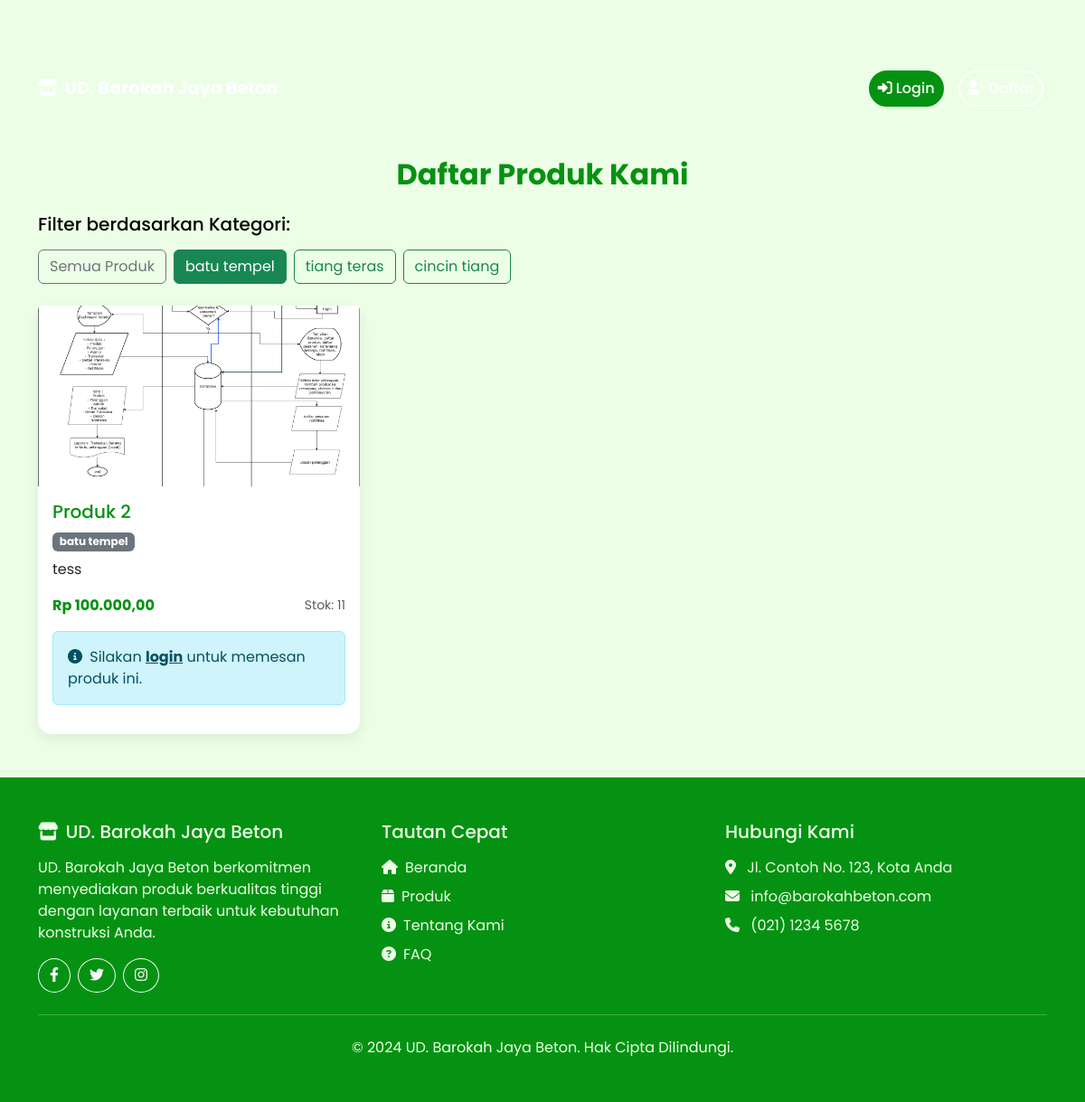
/produk/public/?kategori=1, run on an earlier commit of the app's database.
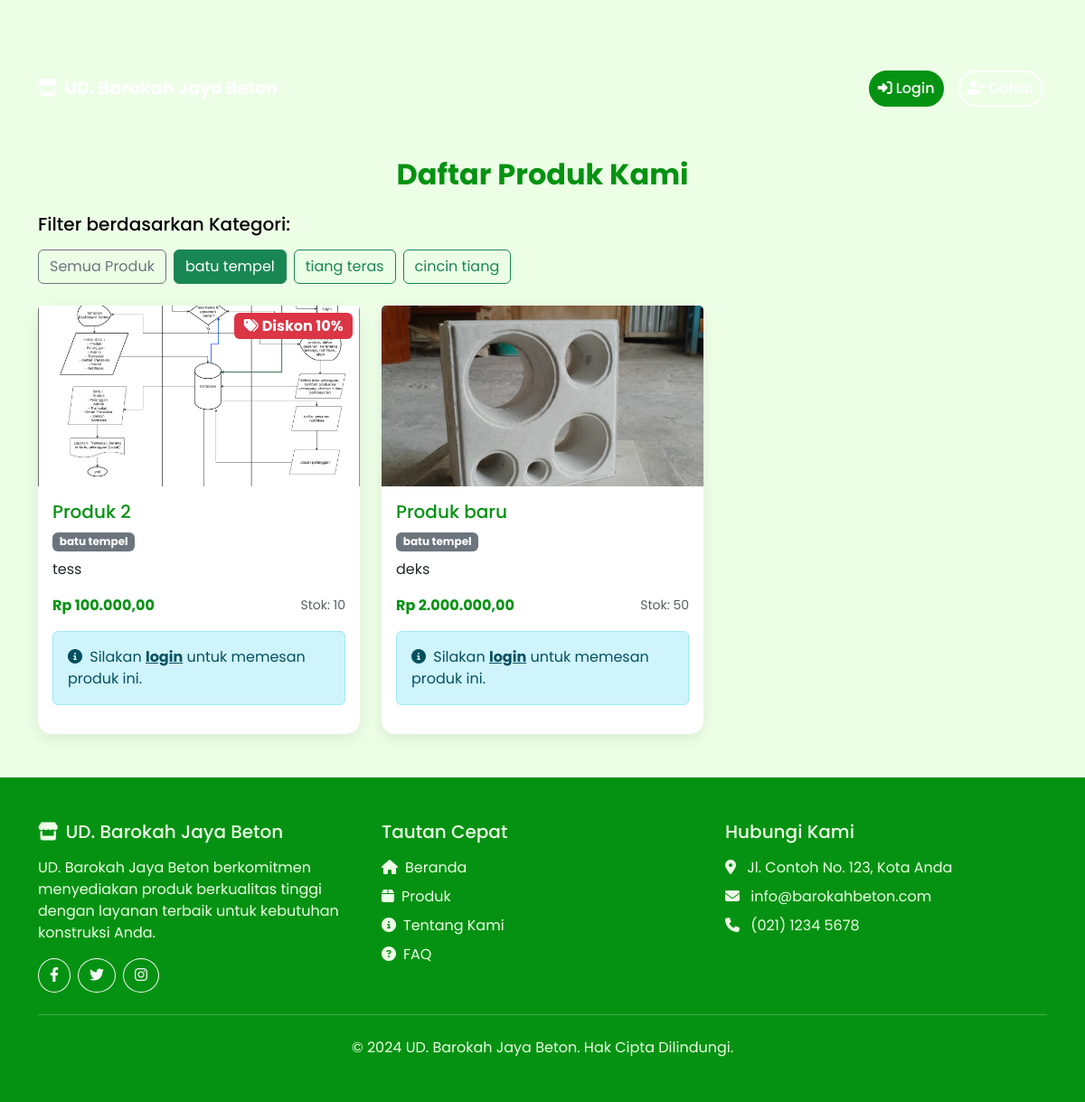
And on a later commit of the database.
### admin_dashboard/models.py (models this page shows, shortened)
class Kategori(models.Model):
    nama_kategori = models.CharField(max_length=255, verbose_name="Nama Kategori")
    class Meta:
        verbose_name_plural = "Kategori"
        db_table = 'kategori'

class Produk(models.Model):
    nama_produk = models.CharField(max_length=255, verbose_name="Nama Produk")
    deskripsi_produk = models.TextField(verbose_name="Deskripsi Produk")
    foto_produk = models.ImageField(upload_to='produk_images/', verbose_name="Foto Produk")
    stok_produk = models.IntegerField(verbose_name="Stok Produk")
    harga_produk = models.DecimalField(max_digits=10, decimal_places=2, verbose_name="Harga Produk")
    kategori = models.ForeignKey(Kategori, on_delete=models.SET_NULL, blank=True, null=True, verbose_name="Kategori")
    class Meta:
        verbose_name_plural = "Produk"
        db_table = 'produk'

class DiskonPelanggan(models.Model):
    pelanggan = models.ForeignKey(Pelanggan, on_delete=models.CASCADE, verbose_name="Pelanggan")
    produk = models.ForeignKey(Produk, on_delete=models.CASCADE, verbose_name="Produk", null=True, blank=True)
    persen_diskon = models.IntegerField(verbose_name="Persen Diskon")
    status = models.CharField(
        max_length=50,
        choices=STATUS_DISKON_CHOICES,
        default='aktif',
        verbose_name="Status"
    )
    pesan = models.TextField(verbose_name="Pesan", null=True, blank=True)
    tanggal_dibuat = models.DateTimeField(auto_now_add=True, verbose_name="Tanggal Dibuat")
    class Meta:
        verbose_name_plural = "Diskon Pelanggan"
        db_table = 'diskon_pelanggan'

### admin_dashboard/views.py (the view)
# urls.py: path('produk/public/', views.produk_list_public, name='produk_list_public'),
def produk_list_public(request):
    kategori_list = Kategori.objects.all()
    kategori_id = request.GET.get('kategori')
    if kategori_id:
        produk = Produk.objects.filter(kategori_id=kategori_id)
    else:
        produk = Produk.objects.all()
    for p in produk:
        diskon_produk = DiskonPelanggan.objects.filter(
            produk=p,
            status='aktif'
        ).first()
        if not diskon_produk:
            diskon_produk = DiskonPelanggan.objects.filter(
                produk__isnull=True,  # General discount
                status='aktif'
            ).first()
        p.diskon_aktif = diskon_produk
    context = {
        'produk': produk,
        'kategori_list': kategori_list,
        'kategori_terpilih': kategori_id
    }
    return render(request, 'product_list_public.html', context)

### templates/product_list_public.html (shortened to what this page needs)
{% load static %}
{% load humanize %}
<!DOCTYPE html>
<html lang="en">
<head>
    <link href="https://cdn.jsdelivr.net/npm/bootstrap@5.3.0/dist/css/bootstrap.min.css" rel="stylesheet">
    <link rel="stylesheet" href="https://cdnjs.cloudflare.com/ajax/libs/font-awesome/6.4.0/css/all.min.css">
</head>
<body>
    {% include 'navbar_public.html' %}
    <section class="container my-5">
        <div class="row">
            <div class="col-12">
                <h2 class="mb-4 text-center fw-bold" style="color: #059212;">Daftar Produk Kami</h2>
                <div class="mb-4">
                    <h5 class="mb-3">Filter berdasarkan Kategori:</h5>
                    <div class="d-flex flex-wrap gap-2">
                        <a href="{% url 'produk_list_public' %}" class="btn btn-outline-secondary {% if not kategori_terpilih %}active{% endif %}">
                            Semua Produk
                        </a>
                        {% for kategori in kategori_list %}
                            <a href="?kategori={{ kategori.id }}" class="btn btn-outline-success {% if kategori.id|stringformat:'s' == kategori_terpilih %}active{% endif %}">
                                {{ kategori.nama_kategori }}
                            </a>
                        {% endfor %}
                    </div>
                </div>
            </div>
        </div>
        <div class="row g-4">
            {% for p in produk %}
            <div class="col-md-4 col-sm-6">
                <div class="card card-custom h-100 position-relative">
                    {% if p.diskon_aktif %}
                    <div class="position-absolute top-0 end-0 m-2">
                        <span class="badge bg-danger fs-6">
                            <i class="fas fa-tags me-1"></i>Diskon {{ p.diskon_aktif.persen_diskon }}%
                        </span>
                    </div>
                    {% endif %}
                    <img src="{{ p.foto_produk.url }}" class="card-img-top" alt="{{ p.nama_produk }}" style="height: 200px; object-fit: cover;">
                    <div class="card-body">
                        <h5 class="card-title product-title">{{ p.nama_produk }}</h5>
                        {% if p.kategori %}
                            <span class="badge bg-secondary mb-2">{{ p.kategori.nama_kategori }}</span>
                        {% endif %}
                        <p class="card-text product-description">{{ p.deskripsi_produk|truncatewords:20 }}</p>
                        <div class="d-flex justify-content-between align-items-center mb-3">
                            <span class="fw-bold product-price">Rp {{ p.harga_produk|intcomma }}</span>
                            <small class="text-muted">Stok: {{ p.stok_produk|intcomma }}</small>
                        </div>
                        <div class="alert alert-info" role="alert">
                            <i class="fas fa-info-circle me-1"></i>
                            Silakan <a href="{% url 'login_pelanggan' %}" class="alert-link">login</a> untuk memesan produk ini.
                        </div>
                    </div>
                </div>
            </div>
            {% endfor %}
        </div>
    </section>
    {% include 'footer.html' %}
</body>
</html>

What changed in the data, as far as the page shows it:
changed Produk "Produk 2": diskon_aktif.persen_diskon (not shown) → "10"; stok_produk "11" → "10"
added Produk: foto_produk (picture), nama_produk "Produk baru", kategori.nama_kategori "batu tempel", deskripsi_produk "deks", harga_produk "2.000.000,00", stok_produk "50"
